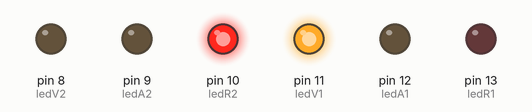
Simulated run of this sketch. Board: Arduino Uno, built with avr-gcc and run on an emulated ATmega328P. Shown: output pins drawn as LEDs (lit = HIGH).

Above: at 2.0 s.
At 5.2 s:
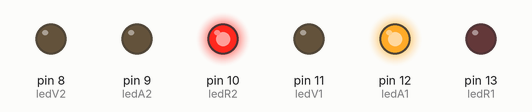
At 6.7 s:
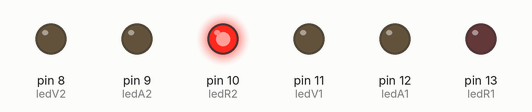
At 9.0 s:
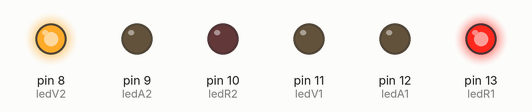
At 11.2 s:
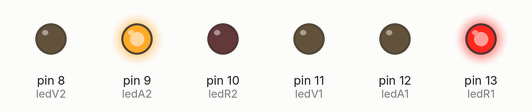
At 13.7 s:
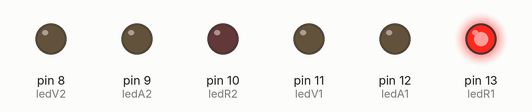
Timing chart, 0 to 18.2 s (numbered marks = the images above):
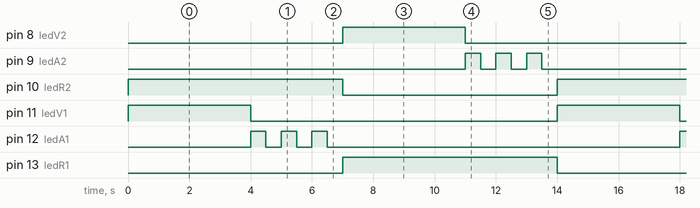

Measured:
- by itself, pin 8 (ledV2), pin 11 (ledV1): alternates HIGH for 4.0 s and LOW for 10.0 s
- by itself, pin 9 (ledA2), pin 12 (ledA1): repeats every 14.0 s: 2 × (LOW 0.50 s, HIGH 0.50 s), LOW 11.5 s, HIGH 0.50 s
- by itself, pin 10 (ledR2), pin 13 (ledR1): alternates HIGH for 7.0 s and LOW for 7.0 s

The sketch:

Semaforo.ino
```cpp
// semaforo


int ledR1 = 13;
int ledA1 = 12;
int ledV1 = 11;

int ledR2 = 10;
int ledA2 = 9;
int ledV2 = 8;

void setup(){
 for(int i = 8;i<14;i++){
  pinMode(i,OUTPUT);
 }

}
void loop(){

digitalWrite(ledV1,HIGH);
digitalWrite(ledR1,LOW);
digitalWrite(ledA1,LOW);


digitalWrite(ledV2,LOW);
digitalWrite(ledR2,HIGH);
digitalWrite(ledA2,LOW);


delay(4000);


digitalWrite(ledV1,LOW);
digitalWrite(ledR1,LOW);


digitalWrite(ledA1,HIGH);
delay(500);
digitalWrite(ledA1,LOW);
delay(500);
digitalWrite(ledA1,HIGH);
delay(500);
digitalWrite(ledA1,LOW);
delay(500);
digitalWrite(ledA1,HIGH);
delay(500);
digitalWrite(ledA1,LOW);
delay(500);


digitalWrite(ledV1,LOW);
digitalWrite(ledR1,HIGH);
digitalWrite(ledA1,LOW);


digitalWrite(ledV2,HIGH);
digitalWrite(ledR2,LOW);
digitalWrite(ledA2,LOW);

delay(4000);


digitalWrite(ledV2,LOW);
digitalWrite(ledR2,LOW);


digitalWrite(ledA2,HIGH);
delay(500);
digitalWrite(ledA2,LOW);
delay(500);
digitalWrite(ledA2,HIGH);
delay(500);
digitalWrite(ledA2,LOW);
delay(500);
digitalWrite(ledA2,HIGH);
delay(500);
digitalWrite(ledA2,LOW);
delay(500);


}
```
